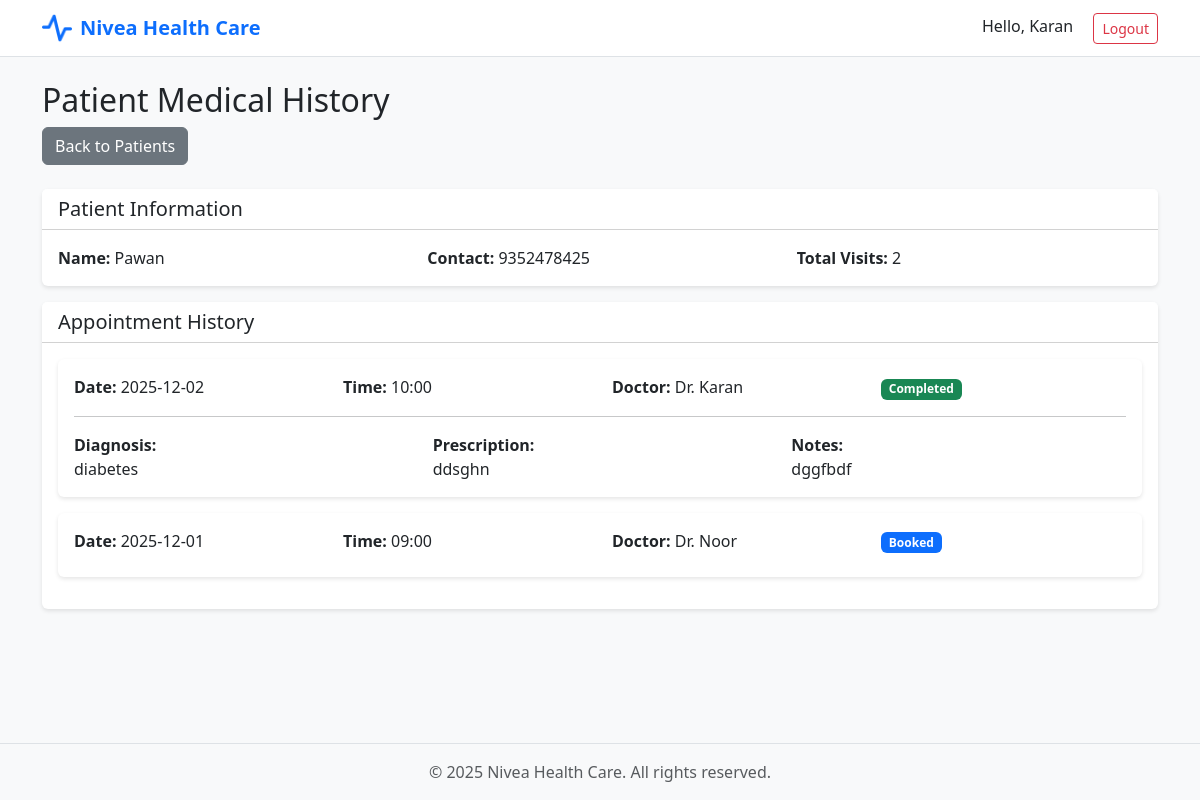
The page /doctor/patient/13 (signed in) on the database its author committed.
### models.py (models this page shows, shortened)
class User(db.Model):
    __tablename__ = 'user'
    id = db.Column(db.Integer, primary_key=True)
    username = db.Column(db.String(50), unique=True, nullable=False)
    password = db.Column(db.String(100), nullable=False)
    acc_type = db.Column(db.String(20), nullable=False)
    name = db.Column(db.String(100), nullable=False)
    user_addr = db.Column(db.String(200))
    contact_num = db.Column(db.String(15))
    department_id = db.Column(db.Integer, db.ForeignKey('department.id'))
    admin_verified = db.Column(db.Boolean, default=False)
    doctor_appointments = db.relationship('Appointment', foreign_keys='Appointment.doctor_id', backref='doctor')
    patient_appointments = db.relationship('Appointment', foreign_keys='Appointment.patient_id', backref='patient')
    availability = db.relationship('DoctorAvailability', backref='doctor', cascade='all, delete-orphan')

class Appointment(db.Model):
    __tablename__ = 'appointment'
    id = db.Column(db.Integer, primary_key=True)
    doctor_id = db.Column(db.Integer, db.ForeignKey('user.id'), nullable=False)
    patient_id = db.Column(db.Integer, db.ForeignKey('user.id'), nullable=False)
    date = db.Column(db.Date, nullable=False)
    appt_time = db.Column(db.String(10), nullable=False)
    curr_status = db.Column(db.String(20), default='Booked')
    treatments = db.relationship('Treatment', backref='appointment', cascade='all, delete-orphan')

class Treatment(db.Model):
    __tablename__ = 'treatment'
    id = db.Column(db.Integer, primary_key=True)
    appointment_id = db.Column(db.Integer, db.ForeignKey('appointment.id'), nullable=False)
    diagnosis = db.Column(db.Text)
    prescription = db.Column(db.Text)
    medical_notes = db.Column(db.Text)

### routes/doctor.py (the view)
@doctor_bp.route('/patient/<int:id>')
@login_required
@role_required('doctor')
def patient_history(id):
    doctor_id = session.get('user_id')
    patient = User.query.get_or_404(id)
    history = Appointment.query.filter_by(patient_id=id).order_by(
        Appointment.date.desc()
    ).all()
    return render_template('doctor/patient_history.html',
                         patient=patient,
                         history=history)

### utils.py (called while the page is built)
def login_required(f):
    @wraps(f)
    def wrapper(*args, **kwargs):
        if 'user_id' not in session:
            flash('Please login first', 'danger')
            return redirect(url_for('auth.login'))
        return f(*args, **kwargs)
    return wrapper

def role_required(role):
    def decorator(f):
        @wraps(f)
        def wrapper(*args, **kwargs):
            if 'user_id' not in session:
                flash('Please login first', 'danger')
                return redirect(url_for('auth.login'))
            if session.get('acc_type') != role:
                flash('Access denied', 'danger')
                return redirect(url_for('auth.login'))
            return f(*args, **kwargs)
        return wrapper
    return decorator

### templates/doctor/patient_history.html (shortened to what this page needs)
{% extends "base.html" %}
{% block content %}
<div class="container mt-4">
    <div class="row mb-4">
        <div class="col">
            <h2>Patient Medical History</h2>
            <a href="{{ url_for('doctor.patients') }}" class="btn btn-secondary">Back to Patients</a>
        </div>
    </div>
    <div class="card mb-3">
        <div class="card-header bg-white">
            <h5 class="mb-0">Patient Information</h5>
        </div>
        <div class="card-body">
            <div class="row">
                <div class="col-md-4">
                    <strong>Name:</strong> {{ patient.name }}
                </div>
                <div class="col-md-4">
                    <strong>Contact:</strong> {{ patient.contact_num if patient.contact_num else 'N/A' }}
                </div>
                <div class="col-md-4">
                    <strong>Total Visits:</strong> {{ history|length }}
                </div>
            </div>
        </div>
    </div>
    <div class="card">
        <div class="card-header bg-white">
            <h5 class="mb-0">Appointment History</h5>
        </div>
        <div class="card-body">
            {% if history %}
                {% for appt in history %}
                <div class="card mb-3">
                    <div class="card-body">
                        <div class="row mb-2">
                            <div class="col-md-3">
                                <strong>Date:</strong> {{ appt.date.strftime('%Y-%m-%d') }}
                            </div>
                            <div class="col-md-3">
                                <strong>Time:</strong> {{ appt.appt_time }}
                            </div>
                            <div class="col-md-3">
                                <strong>Doctor:</strong> Dr. {{ appt.doctor.name }}
                            </div>
                            <div class="col-md-3">
                                <span class="badge bg-{{ 'success' if appt.curr_status == 'Completed' else 'primary' if appt.curr_status == 'Booked' else 'danger' }}">
                                    {{ appt.curr_status }}
                                </span>
                            </div>
                        </div>
                        {% if appt.curr_status == 'Completed' and appt.treatments %}
                            {% set treatment = appt.treatments[0] %}
                            <hr>
                            <div class="row">
                                <div class="col-md-4">
                                    <strong>Diagnosis:</strong>
                                    <p class="mb-0">{{ treatment.diagnosis }}</p>
                                </div>
                                <div class="col-md-4">
                                    <strong>Prescription:</strong>
                                    <p class="mb-0">{{ treatment.prescription }}</p>
                                </div>
                                <div class="col-md-4">
                                    <strong>Notes:</strong>
                                    <p class="mb-0">{{ treatment.medical_notes if treatment.medical_notes else 'None' }}</p>
                                </div>
                            </div>
                        {% endif %}
                    </div>
                </div>
                {% endfor %}
            {% else %}
                <p class="text-muted">No appointment history</p>
            {% endif %}
        </div>
    </div>
</div>
{% endblock %}

### static/css/style.css (style rules this page uses)
body { min-height: 100vh; display: flex; flex-direction: column; background-color: #f8f9fa; }
.card { border: none; box-shadow: 0 2px 4px rgba(0,0,0,0.1); }

### rows shown on the page
User: name "Pawan", contact_num "9352478425"
Appointment: date "2025-12-02", appt_time "10:00", doctor.name "Karan", curr_status "Completed"
Treatment: diagnosis "diabetes", prescription "ddsghn", medical_notes "dggfbdf"
Appointment: date "2025-12-01", appt_time "09:00", doctor.name "Noor", curr_status "Booked"

### other values the page prints
{{ session.name }} "Karan"
{{ history|length }} "2"
